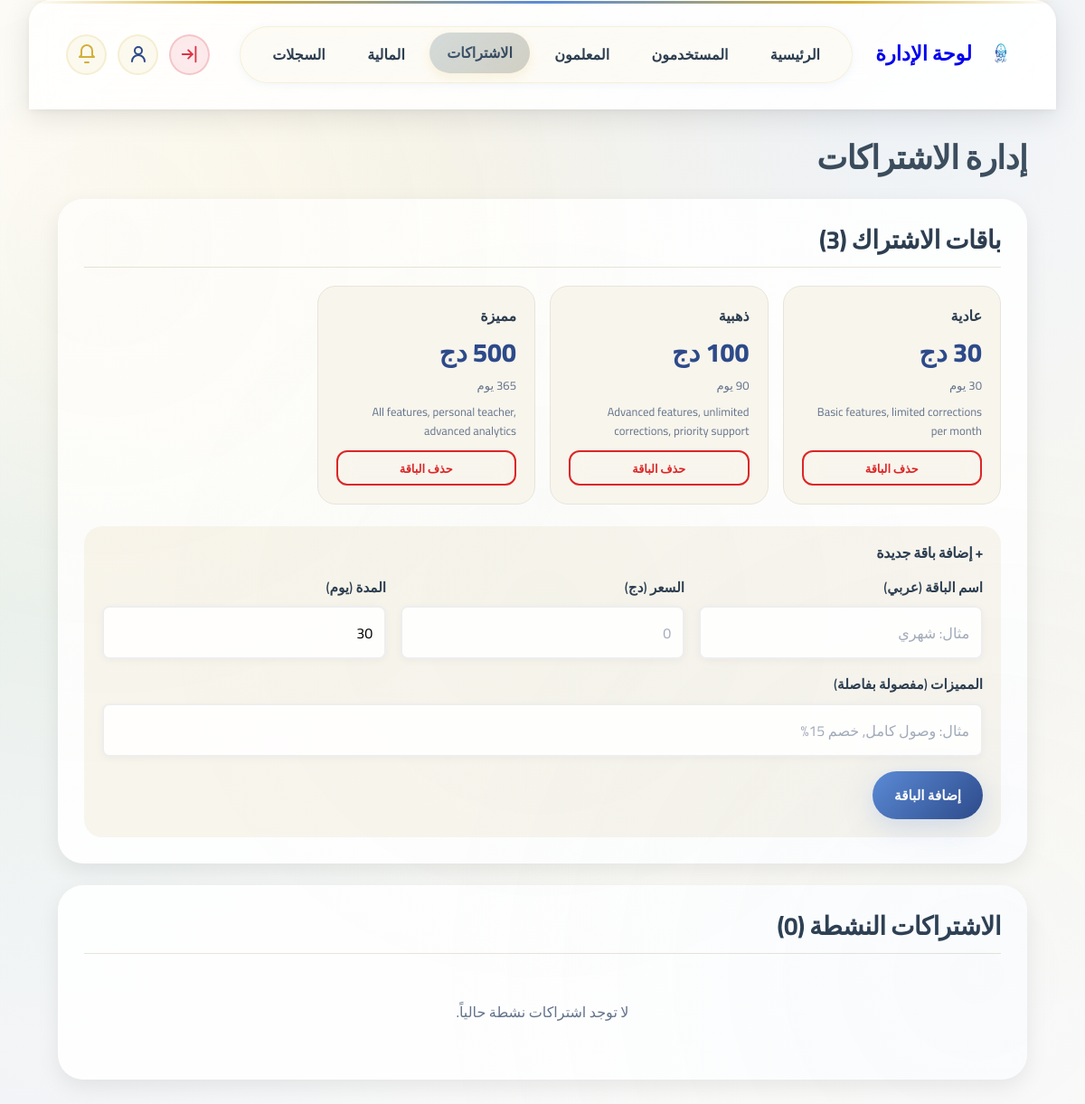
/admin/subscriptions.php (signed in), run on the app's committed database.
### tables this page shows
CREATE TABLE IF NOT EXISTS subscriptions (
    id INT AUTO_INCREMENT PRIMARY KEY,
    name VARCHAR(100) NOT NULL,
    name_ar VARCHAR(100) NOT NULL,
    price DECIMAL(10, 2) NOT NULL,
    features TEXT,
    duration_days INT NOT NULL,
    created_at TIMESTAMP DEFAULT CURRENT_TIMESTAMP
);

### admin/subscriptions.php (the view, shortened to what this page needs)
<?php
require_once '../includes/auth.php';
$packages = $pdo->query("SELECT * FROM subscriptions ORDER BY price ASC")->fetchAll();
$active_subs = $pdo->query("
    SELECT us.*, u.full_name, u.email, s.name_ar
    FROM user_subscriptions us
    JOIN users u ON us.user_id=u.id
    JOIN subscriptions s ON us.subscription_id=s.id
    WHERE us.status='active' AND us.end_date >= CURDATE()
    ORDER BY us.created_at DESC
")->fetchAll();
?>
<!DOCTYPE html>
<html lang="ar" dir="rtl">
<head>
    <link rel="stylesheet" href="../assets/css/style.css">
    <link rel="stylesheet" href="../assets/css/dashboard.css">
</head>
<body>
<div class="dashboard-container" style="padding-top:0">
<?php include '../includes/header.php'; ?>
<div style="padding:2rem">
<h2 style="margin-bottom:1.5rem">إدارة الاشتراكات</h2>
<div class="section-card">
    <h3>باقات الاشتراك (<?php echo count($packages); ?>)</h3>
    <div class="pkg-grid">
        <?php foreach ($packages as $p): ?>
        <div class="pkg-card">
            <div class="pkg-name"><?php echo htmlspecialchars($p['name_ar']); ?></div>
            <div class="pkg-price"><?php echo number_format($p['price'],0,'.',','); ?> دج</div>
            <div class="pkg-period"><?php echo $p['duration_days']; ?> يوم</div>
            <?php if ($p['features']): ?><div style="font-size:.8rem;color:var(--slate);margin-top:.5rem"><?php echo htmlspecialchars($p['features']); ?></div><?php endif; ?>
            <form method="POST" style="margin-top:.75rem" onsubmit="return confirm('هل تريد حذف هذه الباقة؟')">
                <button class="btn btn-outline btn-sm" type="submit" style="border-color:#dc2626;color:#dc2626;width:100%">حذف الباقة</button>
            </form>
        </div>
        <?php endforeach; ?>
    </div>
    <div style="background:var(--warm-cream);border-radius:var(--radius-lg);padding:1.25rem;margin-top:1rem">
        <h4 style="margin-bottom:1rem;font-weight:700">+ إضافة باقة جديدة</h4>
        <form method="POST">
            <div style="display:grid;grid-template-columns:1fr 1fr 1fr;gap:1rem;margin-bottom:1rem">
                <div class="form-group" style="margin:0">
                    <label class="form-label">اسم الباقة (عربي)</label>
                    <input type="text" name="name_ar" class="form-input" placeholder="مثال: شهري" required>
                </div>
                <div class="form-group" style="margin:0">
                    <label class="form-label">السعر (دج)</label>
                    <input type="number" name="price" class="form-input" min="1" placeholder="0" required>
                </div>
                <div class="form-group" style="margin:0">
                    <label class="form-label">المدة (يوم)</label>
                    <input type="number" name="duration_days" class="form-input" value="30" min="1" required>
                </div>
            </div>
            <div class="form-group" style="margin:0 0 1rem">
                <label class="form-label">المميزات (مفصولة بفاصلة)</label>
                <input type="text" name="features" class="form-input" placeholder="مثال: وصول كامل, خصم 15%">
            </div>
            <button type="submit" class="btn btn-primary">إضافة الباقة</button>
        </form>
    </div>
</div>
<div class="section-card">
    <h3>الاشتراكات النشطة (<?php echo count($active_subs); ?>)</h3>
    <?php if (count($active_subs) > 0): ?>
    <div style="overflow-x:auto">
    <table class="subs-table">
        <thead><tr><th>المستخدم</th><th>الباقة</th><th>تاريخ البداية</th><th>تاريخ الانتهاء</th><th>إجراء</th></tr></thead>
        <tbody>
            <?php foreach ($active_subs as $s): ?>
            <tr>
                <td>
                    <div style="font-weight:700"><?php echo htmlspecialchars($s['full_name']); ?></div>
                    <div style="font-size:.8rem;color:var(--slate)"><?php echo htmlspecialchars($s['email']); ?></div>
                </td>
                <td><?php echo htmlspecialchars($s['name_ar']); ?></td>
                <td><?php echo date('d/m/Y', strtotime($s['start_date'])); ?></td>
                <td><?php echo date('d/m/Y', strtotime($s['end_date'])); ?></td>
                <td>
                    <form method="POST" onsubmit="return confirm('هل تريد إلغاء هذا الاشتراك؟')">
                        <input type="hidden" name="action" value="revoke">
                        <input type="hidden" name="sub_id" value="<?php echo $s['id']; ?>">
                        <button class="btn btn-outline btn-sm" type="submit" style="border-color:#dc2626;color:#dc2626">إلغاء</button>
                    </form>
                </td>
            </tr>
            <?php endforeach; ?>
        </tbody>
    </table>
    </div>
    <?php else: ?>
    <div style="text-align:center;padding:2rem;color:var(--slate)">لا توجد اشتراكات نشطة حالياً.</div>
    <?php endif; ?>
</div>
</div>
</div>
</body>
</html>

### assets/css/dashboard.css (style rules this page uses)
* { scroll-behavior: smooth; }
.dashboard-container { max-width: 1400px; margin: 0 auto; padding: 2rem; padding-bottom: 100px; animation: fadeIn 0.6s ease-out; }
:root { --primary-gold: #D4AF37; --secondary-gold: #C5A028; --soft-gold: #F5E6C3; --deep-blue: #1A2A4A; --royal-blue: #2D4A8A; --soft-blue: #5B8BD6; --accent-green: #40916C; --slate: #64748B; --glass-white: rgba(255, 255, 255, 0.85); --shadow-glow: 0 0 40px rgba(212, 175, 55, 0.15); --shadow-blue-glow: 0 8px 32px rgba(91, 139, 214, 0.25); }
.btn-primary { background: linear-gradient(135deg, var(--soft-blue) 0%, var(--royal-blue) 100%) !important; box-shadow: var(--shadow-blue-glow) !important; }
.dashboard-container, .progress-container, .auth-container { animation: premiumFadeIn 0.6s ease-out !important; }
.form-group { margin-bottom: 1.5rem; }
.form-group label { display: block; margin-bottom: 0.5rem; font-weight: 600; color: var(--dark-blue); }
.form-group input, .form-group textarea, .form-group select { width: 100%; padding: 0.8rem; border: 2px solid #eee; border-radius: 8px; font-family: 'Cairo', sans-serif; transition: border-color 0.3s; }

### admin/subscriptions.php (style rules this page uses)
.section-card { background:var(--glass-white);border:1px solid var(--glass-border);border-radius:var(--radius-xl);padding:1.75rem;margin-bottom:1.5rem;box-shadow:var(--shadow-md) }
.section-card h3 { font-weight:700;margin-bottom:1.25rem;border-bottom:1px solid var(--sand);padding-bottom:.75rem }
.pkg-grid { display:grid;grid-template-columns:repeat(auto-fill,minmax(220px,1fr));gap:1rem;margin-bottom:1.5rem }
.pkg-card { background:var(--warm-cream);border:1px solid var(--sand);border-radius:var(--radius-lg);padding:1.25rem;position:relative }
.pkg-price { font-size:1.8rem;font-weight:800;color:var(--royal-blue);margin:.25rem 0 }
.pkg-name { font-weight:700;font-size:1rem;color:var(--charcoal) }
.pkg-period { font-size:.82rem;color:var(--slate) }
.btn-sm { padding:.35rem .85rem;font-size:.8rem;border-radius:var(--radius-md) }

### data on the page
subscriptions: name_ar "عادية", price "30", features "Basic features, limited corrections per month"
subscriptions: name_ar "ذهبية", duration_days "90", features "Advanced features, unlimited corrections, priority support"
subscriptions: name_ar "مميزة", price "500", features "All features, personal teacher, advanced analytics"

### other printed values
count($packages) "3"
count($active_subs) "0"
